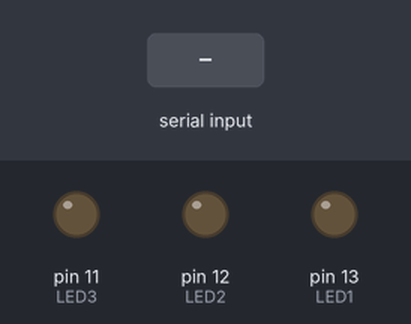
A sketch run on a simulated Arduino Uno, built with avr-gcc and run on an emulated ATmega328P. Shown: output pins drawn as LEDs (lit = HIGH). The inputs (shaded band) are chosen by the test bench.

Above: at 1.2 s.
1.3 s: byte 30 received over Serial
At 2.3 s:
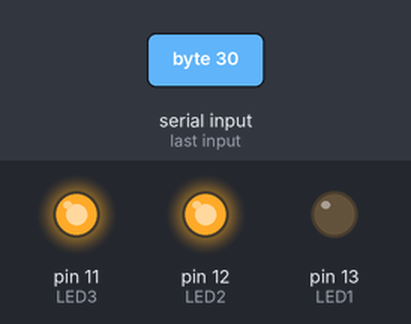
2.8 s: byte 90 received over Serial
At 3.5 s:
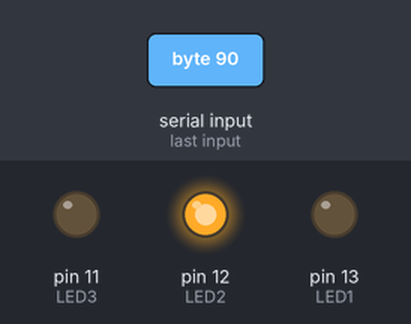
Timing chart, 0 to 5.8 s (numbered marks = the images above; inputs shaded):
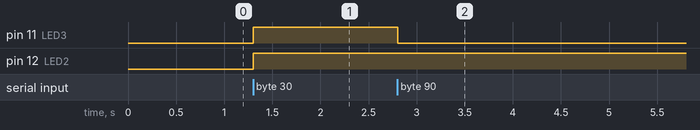

Measured:
- after the input at 1.3 s, pin 11 (LED3), pin 12 (LED2): LOW → HIGH at once
- after the input at 2.8 s, pin 11 (LED3): HIGH → LOW at once

The sketch:

denkyu.ino
```cpp
const int LED1 = 13;
const int LED2 = 12;
const int LED3 = 11;
int incomingByte = 0;   // init incoming serial data

void setup() {
        Serial.begin(9600);     // opens serial port, sets data rate to 9600 bps
        pinMode(LED1,OUTPUT);
        digitalWrite(LED1,LOW);
        pinMode(LED2,OUTPUT);
        digitalWrite(LED2,LOW);
        pinMode(LED3,OUTPUT);
        digitalWrite(LED3,LOW);
}

void loop() {

        // send data only when you receive data:
        if (Serial.available() > 0) {
                incomingByte = Serial.read();
                if((incomingByte & 4) == 4){//100との論理和を取る　
                  //3桁目が1ならLED3を点灯
                  digitalWrite(LED3,HIGH);
                }else{
                  digitalWrite(LED3,LOW);
                }

                if((incomingByte & 2) == 2){//010との論理和を取る　
                  //3桁目が1ならLED3を点灯
                  digitalWrite(LED2,HIGH);
                }else{
                  digitalWrite(LED2,LOW);
                }

                if((incomingByte & 1) == 1){//001との論理和を取る　
                  //3桁目が1ならLED3を点灯
                  digitalWrite(LED1,HIGH);
                }else{
                  digitalWrite(LED1,LOW);
                }
        }

        delay(10);
}
```
